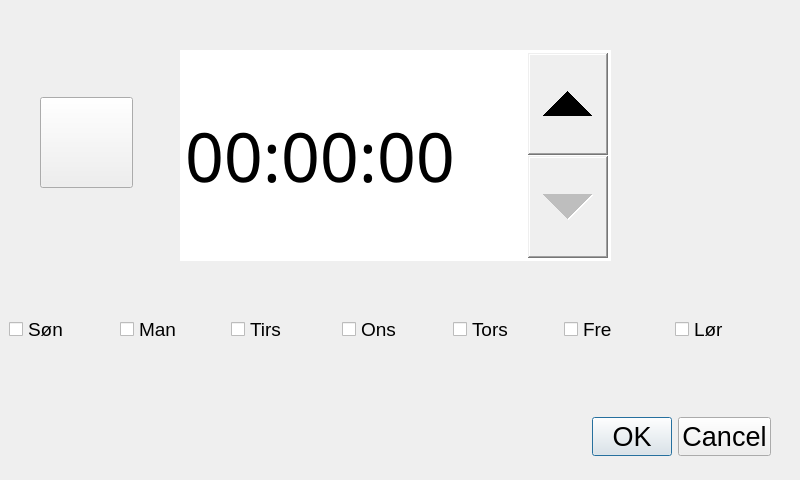
<?xml version="1.0" encoding="UTF-8"?>
<ui version="4.0">
 <class>Dialog</class>
 <widget class="QDialog" name="Dialog">
  <property name="geometry">
   <rect>
    <x>0</x>
    <y>0</y>
    <width>800</width>
    <height>480</height>
   </rect>
  </property>
  <property name="windowTitle">
   <string>Dialog</string>
  </property>
  <widget class="QDialogButtonBox" name="buttonBox">
   <property name="geometry">
    <rect>
     <x>520</x>
     <y>411</y>
     <width>251</width>
     <height>51</height>
    </rect>
   </property>
   <property name="sizePolicy">
    <sizepolicy hsizetype="Expanding" vsizetype="Fixed">
     <horstretch>0</horstretch>
     <verstretch>0</verstretch>
    </sizepolicy>
   </property>
   <property name="minimumSize">
    <size>
     <width>0</width>
     <height>40</height>
    </size>
   </property>
   <property name="sizeIncrement">
    <size>
     <width>0</width>
     <height>0</height>
    </size>
   </property>
   <property name="font">
    <font>
     <pointsize>20</pointsize>
    </font>
   </property>
   <property name="orientation">
    <enum>Qt::Horizontal</enum>
   </property>
   <property name="standardButtons">
    <set>QDialogButtonBox::Cancel|QDialogButtonBox::Ok</set>
   </property>
  </widget>
  <widget class="QTimeEdit" name="timeEdit">
   <property name="geometry">
    <rect>
     <x>180</x>
     <y>50</y>
     <width>431</width>
     <height>211</height>
    </rect>
   </property>
   <property name="font">
    <font>
     <family>Impact</family>
     <pointsize>51</pointsize>
    </font>
   </property>
   <property name="styleSheet">
    <string notr="true">QTimeEdit::down-button {width:80px}
QTimeEdit::up-button {width:80px}</string>
   </property>
  </widget>
  <widget class="QWidget" name="horizontalLayoutWidget">
   <property name="geometry">
    <rect>
     <x>9</x>
     <y>290</y>
     <width>771</width>
     <height>80</height>
    </rect>
   </property>
   <layout class="QHBoxLayout" name="horizontalLayout">
    <item>
     <widget class="QCheckBox" name="radio_sun">
      <property name="font">
       <font>
        <pointsize>14</pointsize>
       </font>
      </property>
      <property name="text">
       <string>Søn</string>
      </property>
     </widget>
    </item>
    <item>
     <widget class="QCheckBox" name="radio_man">
      <property name="font">
       <font>
        <pointsize>14</pointsize>
       </font>
      </property>
      <property name="text">
       <string>Man</string>
      </property>
     </widget>
    </item>
    <item>
     <widget class="QCheckBox" name="radio_tue">
      <property name="font">
       <font>
        <pointsize>14</pointsize>
       </font>
      </property>
      <property name="text">
       <string>Tirs</string>
      </property>
     </widget>
    </item>
    <item>
     <widget class="QCheckBox" name="radio_wed">
      <property name="font">
       <font>
        <pointsize>14</pointsize>
       </font>
      </property>
      <property name="text">
       <string>Ons</string>
      </property>
     </widget>
    </item>
    <item>
     <widget class="QCheckBox" name="radio_thu">
      <property name="font">
       <font>
        <pointsize>14</pointsize>
       </font>
      </property>
      <property name="text">
       <string>Tors</string>
      </property>
     </widget>
    </item>
    <item>
     <widget class="QCheckBox" name="radio_fri">
      <property name="font">
       <font>
        <pointsize>14</pointsize>
       </font>
      </property>
      <property name="text">
       <string>Fre</string>
      </property>
     </widget>
    </item>
    <item>
     <widget class="QCheckBox" name="radio_sat">
      <property name="font">
       <font>
        <pointsize>14</pointsize>
       </font>
      </property>
      <property name="text">
       <string>Lør</string>
      </property>
     </widget>
    </item>
   </layout>
  </widget>
  <widget class="QPushButton" name="pushButton">
   <property name="geometry">
    <rect>
     <x>40</x>
     <y>97</y>
     <width>93</width>
     <height>91</height>
    </rect>
   </property>
   <property name="text">
    <string/>
   </property>
   <property name="iconSize">
    <size>
     <width>80</width>
     <height>80</height>
    </size>
   </property>
  </widget>
 </widget>
 <resources/>
 <connections>
  <connection>
   <sender>buttonBox</sender>
   <signal>accepted()</signal>
   <receiver>Dialog</receiver>
   <slot>accept()</slot>
   <hints>
    <hint type="sourcelabel">
     <x>248</x>
     <y>254</y>
    </hint>
    <hint type="destinationlabel">
     <x>157</x>
     <y>274</y>
    </hint>
   </hints>
  </connection>
  <connection>
   <sender>buttonBox</sender>
   <signal>rejected()</signal>
   <receiver>Dialog</receiver>
   <slot>reject()</slot>
   <hints>
    <hint type="sourcelabel">
     <x>316</x>
     <y>260</y>
    </hint>
    <hint type="destinationlabel">
     <x>286</x>
     <y>274</y>
    </hint>
   </hints>
  </connection>
 </connections>
</ui>
